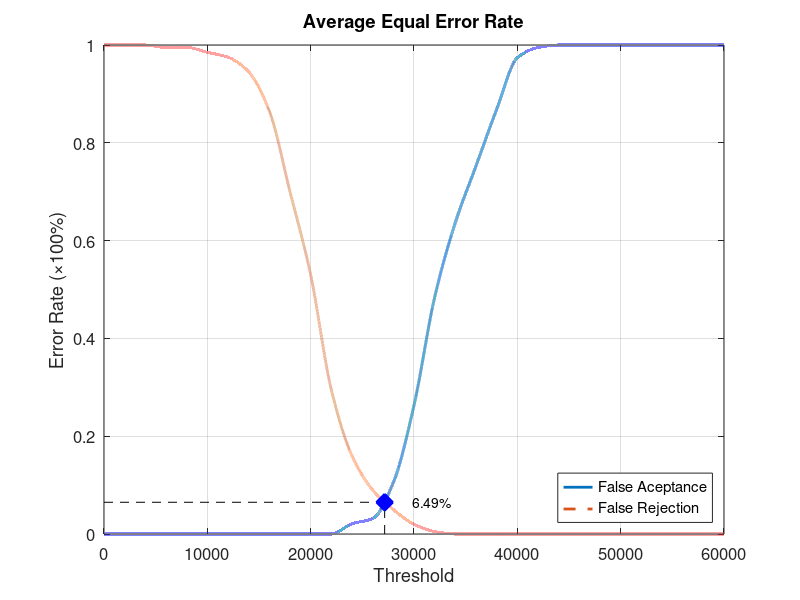
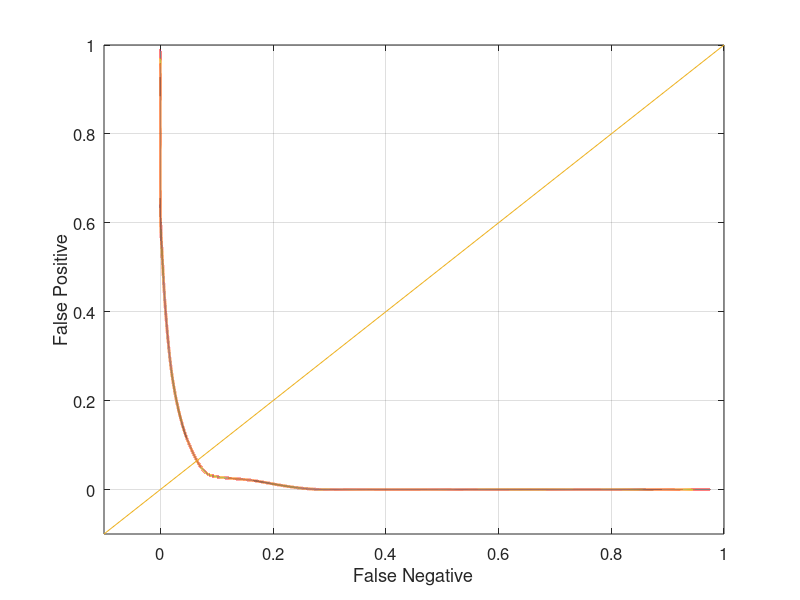

Write the MATLAB code that produced these figures, in order.
function yEER = Database3_3
close all;
clear;
clc;
x = 0:2000:60000;
xq = 0:0.5:60000;

y0 = [0 0 0 0 0 0 0 0 0 0 0 0 0.0210526 0.0315789 0.105263 0.263158 0.484211 0.636842 0.752632 0.868421 0.973684 0.994737 1 1 1 1 1 1 1 1 1];
yy0 = interp1(x, y0, xq, 'pchip');
y1 = [1 1 1 0.995 0.995 0.985 0.975 0.945 0.865 0.7 0.53 0.295 0.16 0.09 0.05 0.02 0.005 0 0 0 0 0 0 0 0 0 0 0 0 0 0];
yy1 = interp1(x, y1, xq, 'pchip');

% Calculating EER: 
y2 = abs(y0 - y1);
find(y2 == min(y2))
yy2 = abs(yy0 - yy1);
xEER = find(yy2 == min(yy2));
xEERIndex = xq(xEER) % X-axis EER
yEER = yy0(xEER) % Y-axis EER

main = figure
plot(xq, yy0,'-','LineWidth', 2);	hold on
plot(xq, yy1,'--','LineWidth', 2);	hold on
plot([xEERIndex xEERIndex], [0 yEER], 'k--');	hold on
plot([0 xEERIndex], [yEER yEER], 'k--');	hold on
plot(xEERIndex, yEER, 'bx', 'LineWidth', 10);	hold on
text(xEERIndex + 10 * xEERIndex / 100, yEER, [num2str(round((10000 * yEER)) / 100) '%'])
legend('False Aceptance', 'False Rejection', 'Location', 'SouthEast')
xlabel('Threshold')
ylabel('Error Rate (\times100%)')
title('Average Equal Error Rate')
set(gca, 'FontSize', 12)
axis([0 60000 0 1])
grid on

print(main, 'Database3_3Main', '-dpng');
FNRxFPR = figure('Color', [1 1 1]);
plot(yy1, yy0, '-', yy1, yy0, 'LineWidth', 2);
hold on
y = -0.1:0.1:1
plot(y, y); 
set(gca, 'FontSize', 12)
xlabel('False Negative')
ylabel('False Positive')
axis([-0.1 1 -0.1 1])
set(gca, 'FontSize', 12)
grid on

print(FNRxFPR, 'Database3_3FNRxFPR','-dpng');
end
